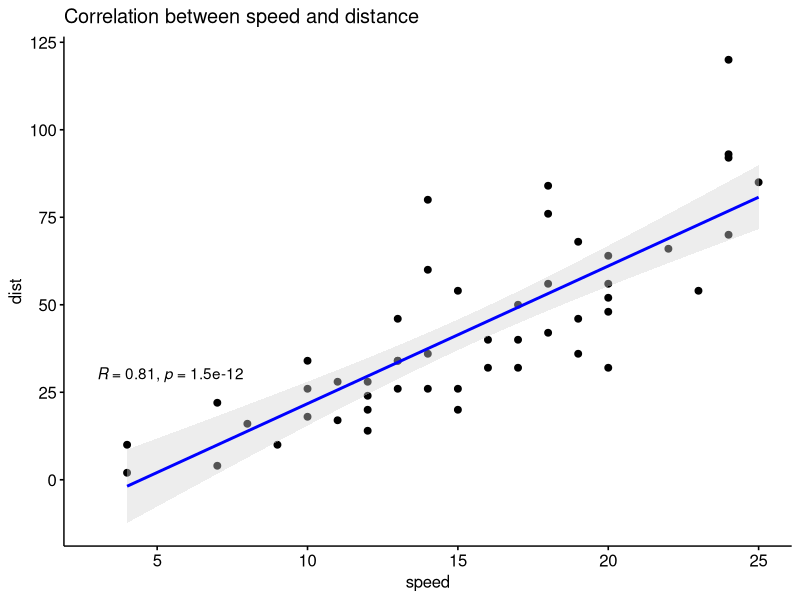

This chart was generated by the following R code:
## ---- chunk 1
knitr::opts_chunk$set(echo = TRUE)
library(ggplot2)
library(rmarkdown)
library(ggpubr)
## ---- chunk 2
# Shows dataset
cars
# Summary data of cars dataset
summary(cars)
# Correlation of distance and speed
cor(cars$speed, cars$dist)
## ---- chunk 3
# Scatter plot of the car dataset
sp <- ggscatter(cars, x = "speed", y = "dist",
   add = "reg.line",  # Add regressin line
   add.params = list(color = "blue", fill = "lightgray"), # Customize reg. line
   conf.int = TRUE, # Add confidence interval
   title = "Correlation between speed and distance" # Add title
   )
# Add correlation coefficient to plot
sp + stat_cor(method = "pearson", label.x = 3, label.y = 30)
#> `geom_smooth()` using formula 'y ~ x'# Plot means of car dataset # don't leave commented-out code in your final scripts.
